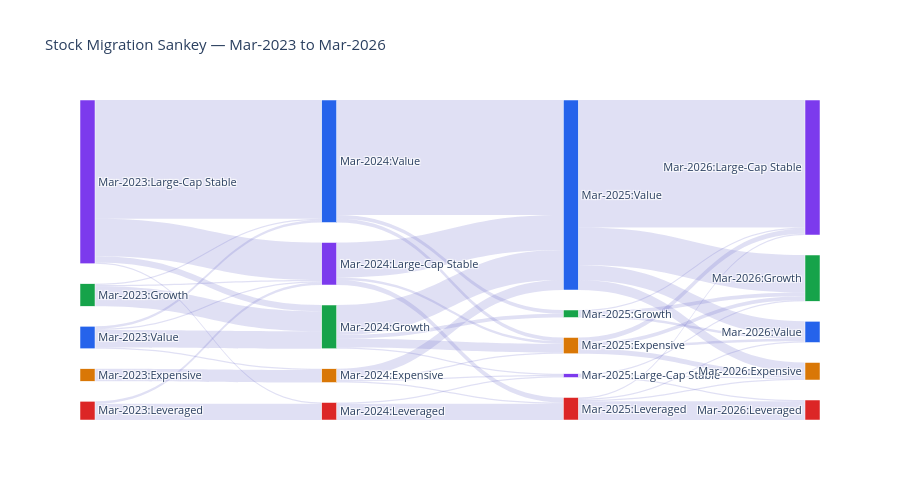

Notebook code for this chart:
### Code cell
# ── Sankey-style alluvial using Plotly ──────────────────────────────────────
all_labels = []
for i, yr in enumerate(YEARS):
    for cl in sorted(panel_clustered['Cluster'].unique()):
        all_labels.append(f'{year_labels[yr]}:{cl}')

label_idx = {l: i for i, l in enumerate(all_labels)}
sources, targets, values = [], [], []

for y1, y2 in zip(YEARS[:-1], YEARS[1:]):
    pair = wide[[y1, y2]].dropna()
    for (c1, c2), cnt in pair.groupby([y1, y2]).size().items():
        sources.append(label_idx[f'{year_labels[y1]}:{c1}'])
        targets.append(label_idx[f'{year_labels[y2]}:{c2}'])
        values.append(cnt)

node_colors = []
for lbl in all_labels:
    cl = lbl.split(':')[1]
    node_colors.append(CLUSTER_COLORS.get(cl, '#999999'))

fig_sankey = go.Figure(go.Sankey(
    node=dict(pad=20, thickness=15, label=all_labels,
              color=node_colors, line=dict(color='white', width=0.5)),
    link=dict(source=sources, target=targets, value=values,
              color='rgba(100,100,200,0.2)')
))
fig_sankey.update_layout(
    title_text='Stock Migration Sankey — Mar-2023 to Mar-2026',
    font_size=11,
    height=500
)
fig_sankey.show()

### Figure 1 — Plotly figure (JSON) as saved in the notebook; plotly's stock layout.template omitted (floating-point values rounded to 4 significant figures)
{"data": [{"link": {"color": "rgba(100,100,200,0.2)", "source": [0, 1, 1, 1, 2, 2, 2, 2, 3, 3, 4, 4, 4, 4, 5, 5, 5, 5, 6, 6, 6, 6, 7, 7, 7, 8, 8, 9, 9, 9, 10, 10, 10, 10, 11, 11, 11, 12, 12, 12, 13, 13, 13, 13, 14, 14, 14, 14], "target": [5, 6, 7, 9, 6, 7, 8, 9, 7, 8, 5, 6, 7, 9, 10, 12, 13, 14, 10, 11, 12, 14, 10, 13, 14, 12, 13, 10, 11, 14, 15, 16, 17, 19, 16, 17, 19, 15, 16, 18, 15, 17, 18, 19, 15, 16, 17, 19], "value": [10, 16, 1, 1, 5, 30, 1, 95, 2, 13, 1, 14, 1, 2, 1, 1, 1, 8, 7, 3, 1, 24, 2, 4, 28, 1, 13, 3, 3, 92, 4, 3, 4, 2, 3, 1, 2, 1, 1, 1, 1, 1, 15, 1, 8, 30, 102, 12]}, "node": {"color": ["#D97706", "#16A34A", "#7C3AED", "#DC2626", "#2563EB", "#D97706", "#16A34A", "#7C3AED", "#DC2626", "#2563EB", "#D97706", "#16A34A", "#7C3AED", "#DC2626", "#2563EB", "#D97706", "#16A34A", "#7C3AED", "#DC2626", "#2563EB"], "label": ["Mar-2023:Expensive", "Mar-2023:Growth", "Mar-2023:Large-Cap Stable", "Mar-2023:Leveraged", "Mar-2023:Value", "Mar-2024:Expensive", "Mar-2024:Growth", "Mar-2024:Large-Cap Stable", "Mar-2024:Leveraged", "Mar-2024:Value", "Mar-2025:Expensive", "Mar-2025:Growth", "Mar-2025:Large-Cap Stable", "Mar-2025:Leveraged", "Mar-2025:Value", "Mar-2026:Expensive", "Mar-2026:Growth", "Mar-2026:Large-Cap Stable", "Mar-2026:Leveraged", "Mar-2026:Value"], "line": {"color": "white", "width": 0.5}, "pad": 20, "thickness": 15}, "type": "sankey"}], "layout": {"font": {"size": 11}, "height": 500, "title": {"text": "Stock Migration Sankey — Mar-2023 to Mar-2026"}}}
